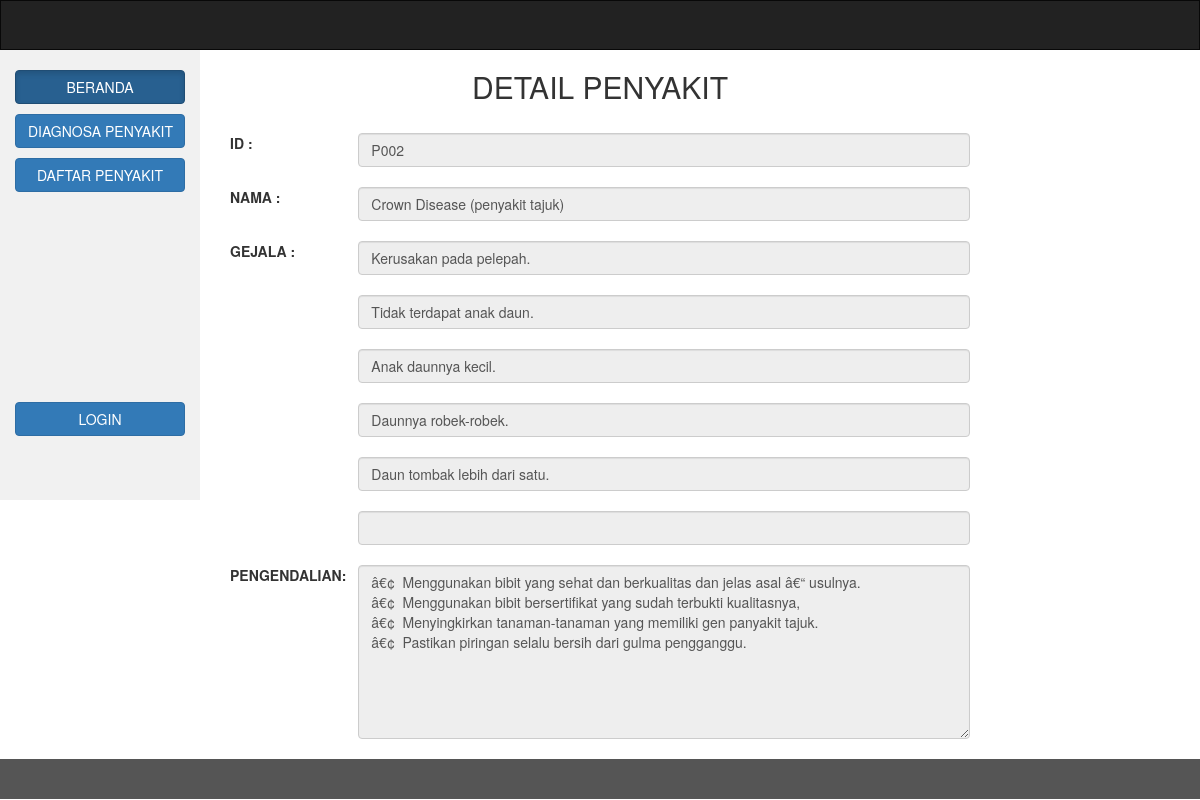
Screenshot of /detailpenyakit.php?id=P002 with the database file from the repository.
### tables this page shows
CREATE TABLE `penyakit` (
  `idpenyakit` varchar(20) NOT NULL,
  `namapenyakit` varchar(1000) NOT NULL,
  `pengendalian` text
);

CREATE TABLE `basispengetahuan` (
  `namapenyakit` varchar(100) NOT NULL,
  `gejala` text NOT NULL
);

### detailpenyakit.php (the view, shortened to what this page needs)
<?php
include('koneksi.php');
?>
<!DOCTYPE html>
<html lang="en">
<head>
  <link rel="stylesheet" href="https://maxcdn.bootstrapcdn.com/bootstrap/3.3.7/css/bootstrap.min.css">
  <link rel="stylesheet" href="css/style.css">
</head>
<body>
<nav class="navbar navbar-inverse">
</nav>
<div class="container-fluid text-center">
  <div class="row content">
    <?php include('menu.php');?>
    <div class="col-sm-8 text-left">
      <h2 class="text-center">DETAIL PENYAKIT</h2>
      <div class="form-group"  method="POST">
      			<br><label class="control-label col-sm-2">ID :</label>
      		<div class="col-sm-10">
                <?php
                       $tampil = "SELECT * FROM penyakit where idpenyakit='".$_GET['id']."'";
                       $sql = mysqli_query ($konek_db,$tampil);
                       while($data = mysqli_fetch_array ($sql))
                    {
                       echo "<input type='text'  class='form-control' id='idpenyakit' readonly value='".$data['idpenyakit']."'><br>";
                    }
                ?>
     		 </div>
        </div>
        <div class="form-group"  method="POST">
      			<br><label class="control-label col-sm-2">NAMA :</label>
      		<div class="col-sm-10">
                <?php
                       $tampil = "SELECT * FROM penyakit where idpenyakit='".$_GET['id']."'";
                       $sql = mysqli_query ($konek_db,$tampil);
                       while($data = mysqli_fetch_array ($sql))
                    {
                       echo "<input type='text'  class='form-control' id='namapenyakit' readonly value='".$data['namapenyakit']."'><br>";
                    }
                ?>
     		 </div>
        </div>
        <div class="form-group"  method="POST">
      			<br><label class="control-label col-sm-2">GEJALA :</label>
      		<div class="col-sm-10">
                <?php
                       $tampil = "SELECT * FROM penyakit p, basispengetahuan b where p.idpenyakit='".$_GET['id']."' and p.namapenyakit=b.namapenyakit";
                       $sql = mysqli_query ($konek_db,$tampil);
                       while($data = mysqli_fetch_array ($sql))
                    {
                       echo "<input type='text'  class='form-control' id='jenistanaman' readonly value='".$data['gejala']."'><br>";
                    }
                echo "<input type='text'  class='form-control' id='jenistanaman' readonly value=''><br>";
                ?>
     		 </div>
        </div>
        <div class="form-group"  method="POST">
      			<br><label class="control-label col-sm-2">PENGENDALIAN:</label><br>
      		<div class="col-sm-10">
                <?php
                       $tampil = "SELECT * FROM penyakit where idpenyakit='".$_GET['id']."'";
                       $sql = mysqli_query ($konek_db,$tampil);
                       while($data = mysqli_fetch_array ($sql))
                    {
                       echo "<textarea  rows='8' class='form-control' id='pengendalian'  readonly>".$data['pengendalian']."</textarea><br>";
                    }
                ?>
     		 </div>
        </div>
    </div>
  </div>
</div>
<footer class="container-fluid text-center">
</footer>
</body>
</html>

### css/style.css (style rules this page uses)
.navbar { margin-bottom: 0; border-radius: 0; }
.row.content { height: 450px }
footer { background-color: #555; color: white; padding: 15px; }

### rows the page displays
penyakit: idpenyakit "P002", namapenyakit "Crown Disease (penyakit tajuk)", gejala "Kerusakan pada pelepah.", gejala "Tidak terdapat anak daun.", gejala "Anak daunnya kecil.", gejala "Daunnya robek-robek.", gejala "Daun tombak lebih dari satu.", pengendalian "â€¢ Menggunakan bibit yang sehat dan berkualitas dan jelas asal â€“ usulnya. â€¢ Menggunakan bibit bersertifikat yang sudah terbukti kualitasnya, â€¢ Menyingkirkan tanaman-tanaman yang memiliki gen panyakit tajuk. â€¢ Pastikan piringan selalu bersih dari gulma pengganggu."
